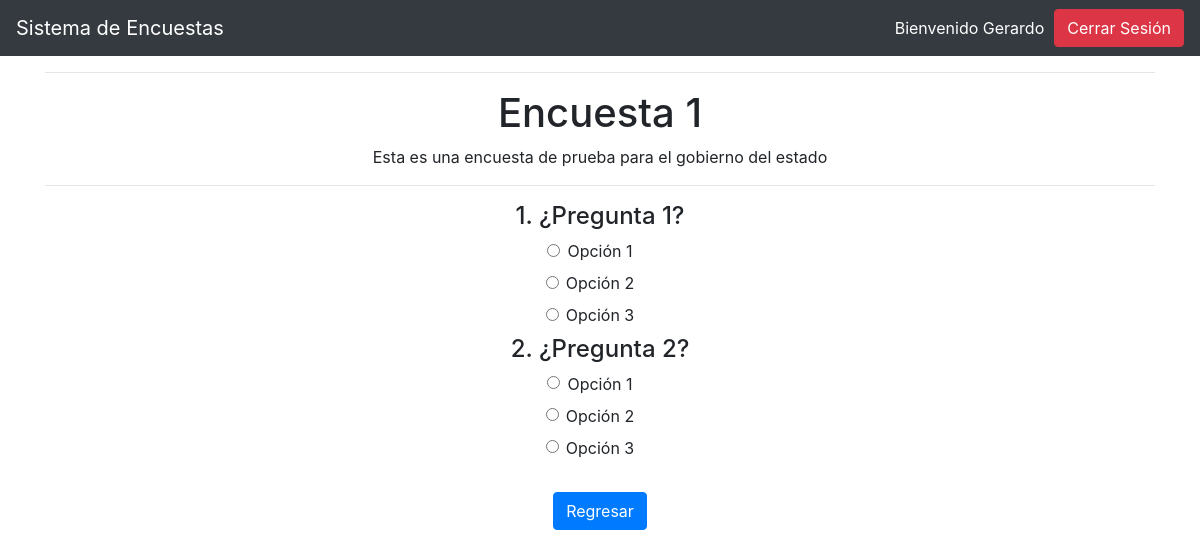
The app's page /administrador/vista_previa.php?id_encuesta=1 (signed in) with its own data.
### tables this page shows
CREATE TABLE `encuestas` (
  `id_encuesta` int(11) NOT NULL,
  `id_usuario` int(11) NOT NULL,
  `titulo` varchar(150) NOT NULL,
  `descripcion` text NOT NULL,
  `estado` tinyint(1) NOT NULL,
  `fecha_inicio` timestamp NOT NULL DEFAULT '0000-00-00 00:00:00',
  `fecha_final` timestamp NOT NULL DEFAULT '0000-00-00 00:00:00'
);

CREATE TABLE `preguntas` (
  `id_pregunta` int(11) NOT NULL,
  `id_encuesta` int(11) NOT NULL,
  `titulo` varchar(150) NOT NULL,
  `id_tipo_pregunta` int(11) NOT NULL
);

CREATE TABLE `opciones` (
  `id_opcion` int(11) NOT NULL,
  `id_pregunta` int(11) NOT NULL,
  `valor` varchar(50) NOT NULL
);

### administrador/vista_previa.php (the view, shortened to what this page needs)
<?php
  	require "../conexion.php";
  	$id_encuesta = $_GET['id_encuesta'];
 	$query2 = "SELECT * FROM preguntas WHERE id_encuesta = '$id_encuesta'";
  	$respuesta2 = $con->query($query2);
  	$query3 = "SELECT encuestas.titulo, encuestas.descripcion, preguntas.id_pregunta, preguntas.id_encuesta, preguntas.id_tipo_pregunta
		FROM preguntas
		INNER JOIN encuestas
		ON preguntas.id_encuesta = encuestas.id_encuesta
		WHERE preguntas.id_encuesta = '$id_encuesta'";
	$respuesta3 = $con->query($query3);
	$row3 = $respuesta3->fetch_assoc();
 ?>
<!DOCTYPE html>
<html lang="es">
<head>
  <link rel="stylesheet" href="../css/bootstrap.min.css">
</head>
<body>
	<nav class="navbar navbar-expand-lg navbar-dark bg-dark">
      <a class="navbar-brand" href="javascript:void(0)">Sistema de Encuestas</a>
      <div class="collapse navbar-collapse" id="navb">
        <form class="form-inline my-2 my-lg-0" style="color: #fff">
		  	<?php
		        if (isset($_SESSION['u_usuario'])) {
		          echo "Bienvenido " . $_SESSION['u_usuario'] . "\t";
		          echo "<a href='../cerrar_sesion.php' class='btn btn-danger' style='margin-left: 10px'>Cerrar Sesión</a>";
		        } else {
		          header("Location: ../index.php");
		        }
	       ?>
        </form>
      </div>
  	</nav>
  	<center>
 	<div class="container text-center">
 		<hr />
 		<h1><?php echo $row3['titulo'] ?></h1>
 		<p><?php echo $row3['descripcion'] ?></p>
 		<form action="procesar.php" method="Post" autocomplete="off">
 		<hr />
 		<?php
 			$i = 1;
			while (($row2 = $respuesta2->fetch_assoc())) {
			$id = $row2['id_pregunta'];
			$query = "SELECT preguntas.id_pregunta, preguntas.titulo, preguntas.id_tipo_pregunta, opciones.id_opcion, opciones.valor
				FROM opciones
				INNER JOIN preguntas
				ON preguntas.id_pregunta = opciones.id_pregunta
                WHERE preguntas.id_pregunta = $id
				ORDER BY opciones.id_pregunta, opciones.id_opcion";
			$respuesta = $con->query($query);
		 ?>
		 	<div class="container col-md-12">
			<h4><?php echo "$i. " . $row2['titulo'] ?></h4>
		<?php
			while (($row = $respuesta->fetch_assoc())) {
		 ?>
			<div class="radio">
		      <label><input class="form-check-input" type="radio" name="<?php echo $row['id_pregunta'] ?>" value="<?php echo $row['id_opcion'] ?>" required> <?php echo $row['valor'] ?></label>
		    </div>
		<?php
			}
			$i++;
		}
		 ?>
		 	</div>
		<br/>
		<a href="index.php" class="btn btn-primary">Regresar</a>
		</form>
 	</div>
	</center>
</body>
</html>

### records on screen
encuestas: titulo "Encuesta 1", descripcion "Esta es una encuesta de prueba para el gobierno del estado"
preguntas: titulo "¿Pregunta 1?"
opciones: valor "Opción 1"
opciones: valor "Opción 2"
opciones: valor "Opción 3"
preguntas: titulo "¿Pregunta 2?"
opciones: valor "Opción 1"
opciones: valor "Opción 2"
opciones: valor "Opción 3"

### other values on screen
$_SESSION['u_usuario'] "Gerardo"
